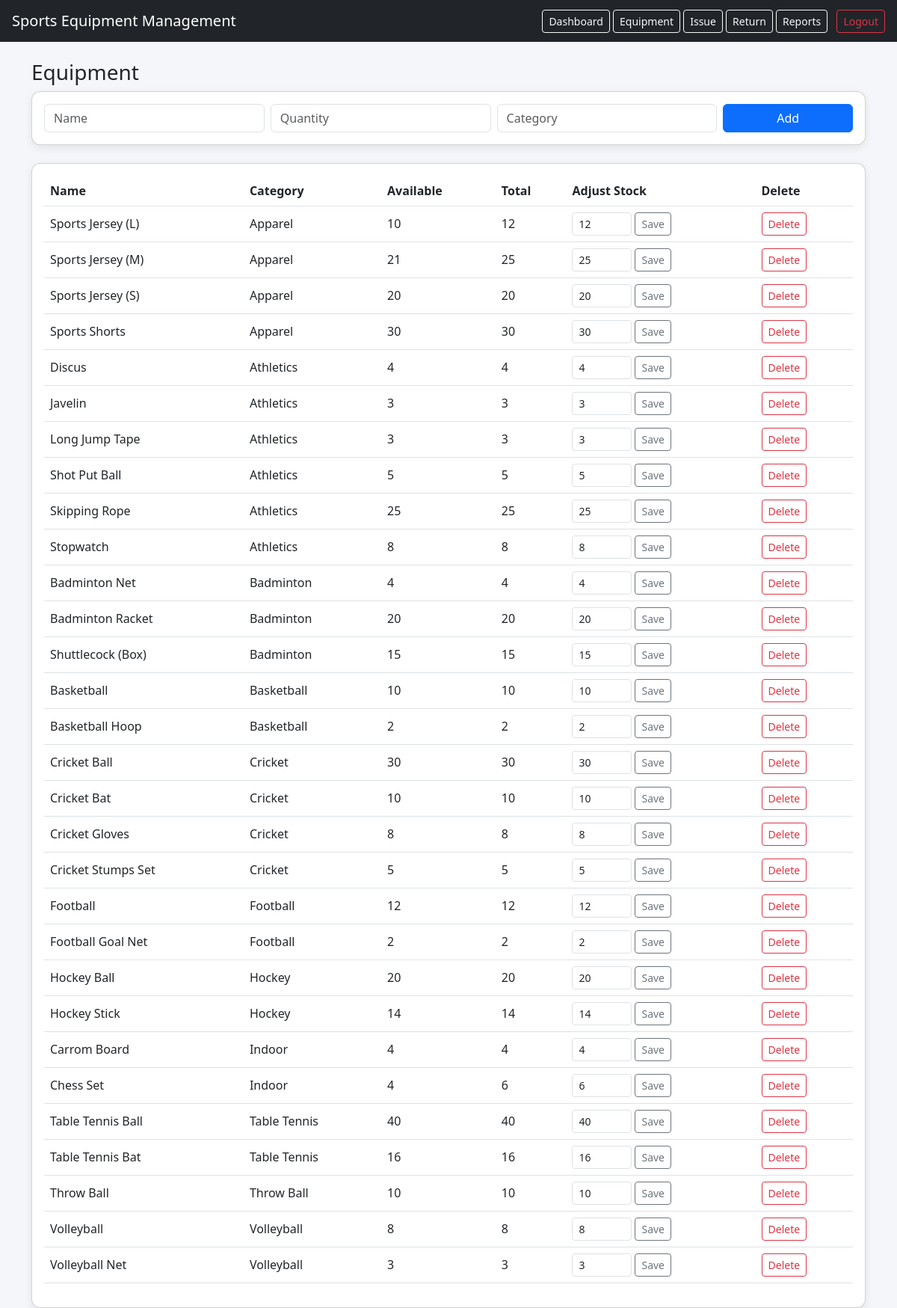
The page /equipment (signed in) on the database its author committed.
### tables this page shows
CREATE TABLE equipment (id INTEGER PRIMARY KEY AUTOINCREMENT, name TEXT NOT NULL, total_quantity INTEGER NOT NULL CHECK(total_quantity >= 0), available_quantity INTEGER NOT NULL CHECK(available_quantity >= 0), category TEXT, is_active BOOLEAN DEFAULT 1);

### app.py (the view)
@app.route('/equipment')
@login_required
def equipment():
    conn = connect_db(app)
    items = conn.execute("SELECT * FROM equipment WHERE is_active = 1 ORDER BY category, name").fetchall()
    conn.close()
    return render_template("equipment.html", items=items)

### app.py (called while the page is built)
def login_required(f):
    @wraps(f)
    def decorated_function(*args, **kwargs):
        if 'admin_id' not in session:
            flash('Please log in to the page', 'warning')
            return redirect(url_for('login_page'))
        return f(*args, **kwargs)
    return decorated_function

### db.py (called while the page is built)
def connect_db(app):
    conn = sqlite3.connect(app.config["DATABASE"])
    conn.row_factory = sqlite3.Row
    return conn

### templates/equipment.html (shortened to what this page needs)
{% extends "base.html" %}
{% block content %}
<h3>Equipment</h3>
<div class="card p-3 mb-4">
    <form action="/add_equipment" method="POST" class="row g-2">
        <div class="col">
            <input class="form-control" name="name" placeholder="Name">
        </div>
        <div class="col">
            <input class="form-control" type="number" name="qty" placeholder="Quantity" min="1">
        </div>
        <div class="col">
            <input class="form-control" name="category" placeholder="Category">
        </div>
        <div class="col-12 col-md-2">
            <button class="btn btn-primary w-100">Add</button>
        </div>
    </form>
</div>
<div class="card p-3">
    <table class="table align-middle">
        <tr>
            <th>Name</th>
            <th>Category</th>
            <th>Available</th>
            <th>Total</th>
            <th>Adjust Stock</th>
            <th>Delete</th>
        </tr>
        {% for item in items %}
        <tr>
            <td>{{ item.name }}</td>
            <td>{{ item.category or '-' }}</td>
            <td>{{ item.available_quantity }}</td>
            <td>{{ item.total_quantity }}</td>
            <td>
                <form action="/update_equipment_qty/{{ item.id }}" method="POST" class="d-flex gap-1">
                    <input type="number" name="new_total" class="form-control form-control-sm"
                           style="width:80px" value="{{ item.total_quantity }}" min="{{ item.total_quantity - item.available_quantity }}">
                    <button class="btn btn-sm btn-outline-secondary">Save</button>
                </form>
            </td>
            <td>
                <form action="/delete_equipment/{{ item.id }}" method="POST"
                      onsubmit="return confirm('Delete {{ item.name }}? This cannot be undone.');">
                    <button class="btn btn-sm btn-outline-danger">Delete</button>
                </form>
            </td>
        </tr>
        {% endfor %}
    </table>
</div>
{% endblock %}

### templates/base.html (style rules this page uses)
body { background: #f4f6f9; }
.card { border-radius: 12px; box-shadow: 0 4px 12px rgba(0,0,0,0.08); }

### rows shown on the page
equipment: name "Sports Jersey (L)", category "Apparel", available_quantity "10", total_quantity "12", new_total "12"
equipment: name "Sports Jersey (M)", category "Apparel", available_quantity "21", total_quantity "25", new_total "25"
equipment: name "Sports Jersey (S)", category "Apparel", available_quantity "20", total_quantity "20", new_total "20"
equipment: name "Sports Shorts", category "Apparel", available_quantity "30", total_quantity "30", new_total "30"
equipment: name "Discus", category "Athletics", available_quantity "4", total_quantity "4", new_total "4"
equipment: name "Javelin", category "Athletics", available_quantity "3", total_quantity "3", new_total "3"
equipment: name "Long Jump Tape", category "Athletics", available_quantity "3", total_quantity "3", new_total "3"
equipment: name "Shot Put Ball", category "Athletics", available_quantity "5", total_quantity "5", new_total "5"
equipment: name "Skipping Rope", category "Athletics", available_quantity "25", total_quantity "25", new_total "25"
equipment: name "Stopwatch", category "Athletics", available_quantity "8", total_quantity "8", new_total "8"
equipment: name "Badminton Net", category "Badminton", available_quantity "4", total_quantity "4", new_total "4"
equipment: name "Badminton Racket", category "Badminton", available_quantity "20", total_quantity "20", new_total "20"
equipment: name "Shuttlecock (Box)", category "Badminton", available_quantity "15", total_quantity "15", new_total "15"
equipment: name "Basketball", category "Basketball", available_quantity "10", total_quantity "10", new_total "10"
equipment: name "Basketball Hoop", category "Basketball", available_quantity "2", total_quantity "2", new_total "2"
equipment: name "Cricket Ball", category "Cricket", available_quantity "30", total_quantity "30", new_total "30"
equipment: name "Cricket Bat", category "Cricket", available_quantity "10", total_quantity "10", new_total "10"
equipment: name "Cricket Gloves", category "Cricket", available_quantity "8", total_quantity "8", new_total "8"
equipment: name "Cricket Stumps Set", category "Cricket", available_quantity "5", total_quantity "5", new_total "5"
equipment: name "Football", category "Football", available_quantity "12", total_quantity "12", new_total "12"
equipment: name "Football Goal Net", category "Football", available_quantity "2", total_quantity "2", new_total "2"
equipment: name "Hockey Ball", category "Hockey", available_quantity "20", total_quantity "20", new_total "20"
equipment: name "Hockey Stick", category "Hockey", available_quantity "14", total_quantity "14", new_total "14"
equipment: name "Carrom Board", category "Indoor", available_quantity "4", total_quantity "4", new_total "4"
equipment: name "Chess Set", category "Indoor", available_quantity "4", total_quantity "6", new_total "6"
equipment: name "Table Tennis Ball", category "Table Tennis", available_quantity "40", total_quantity "40", new_total "40"
equipment: name "Table Tennis Bat", category "Table Tennis", available_quantity "16", total_quantity "16", new_total "16"
equipment: name "Throw Ball", category "Throw Ball", available_quantity "10", total_quantity "10", new_total "10"
equipment: name "Volleyball", category "Volleyball", available_quantity "8", total_quantity "8", new_total "8"
equipment: name "Volleyball Net", category "Volleyball", available_quantity "3", total_quantity "3", new_total "3"
